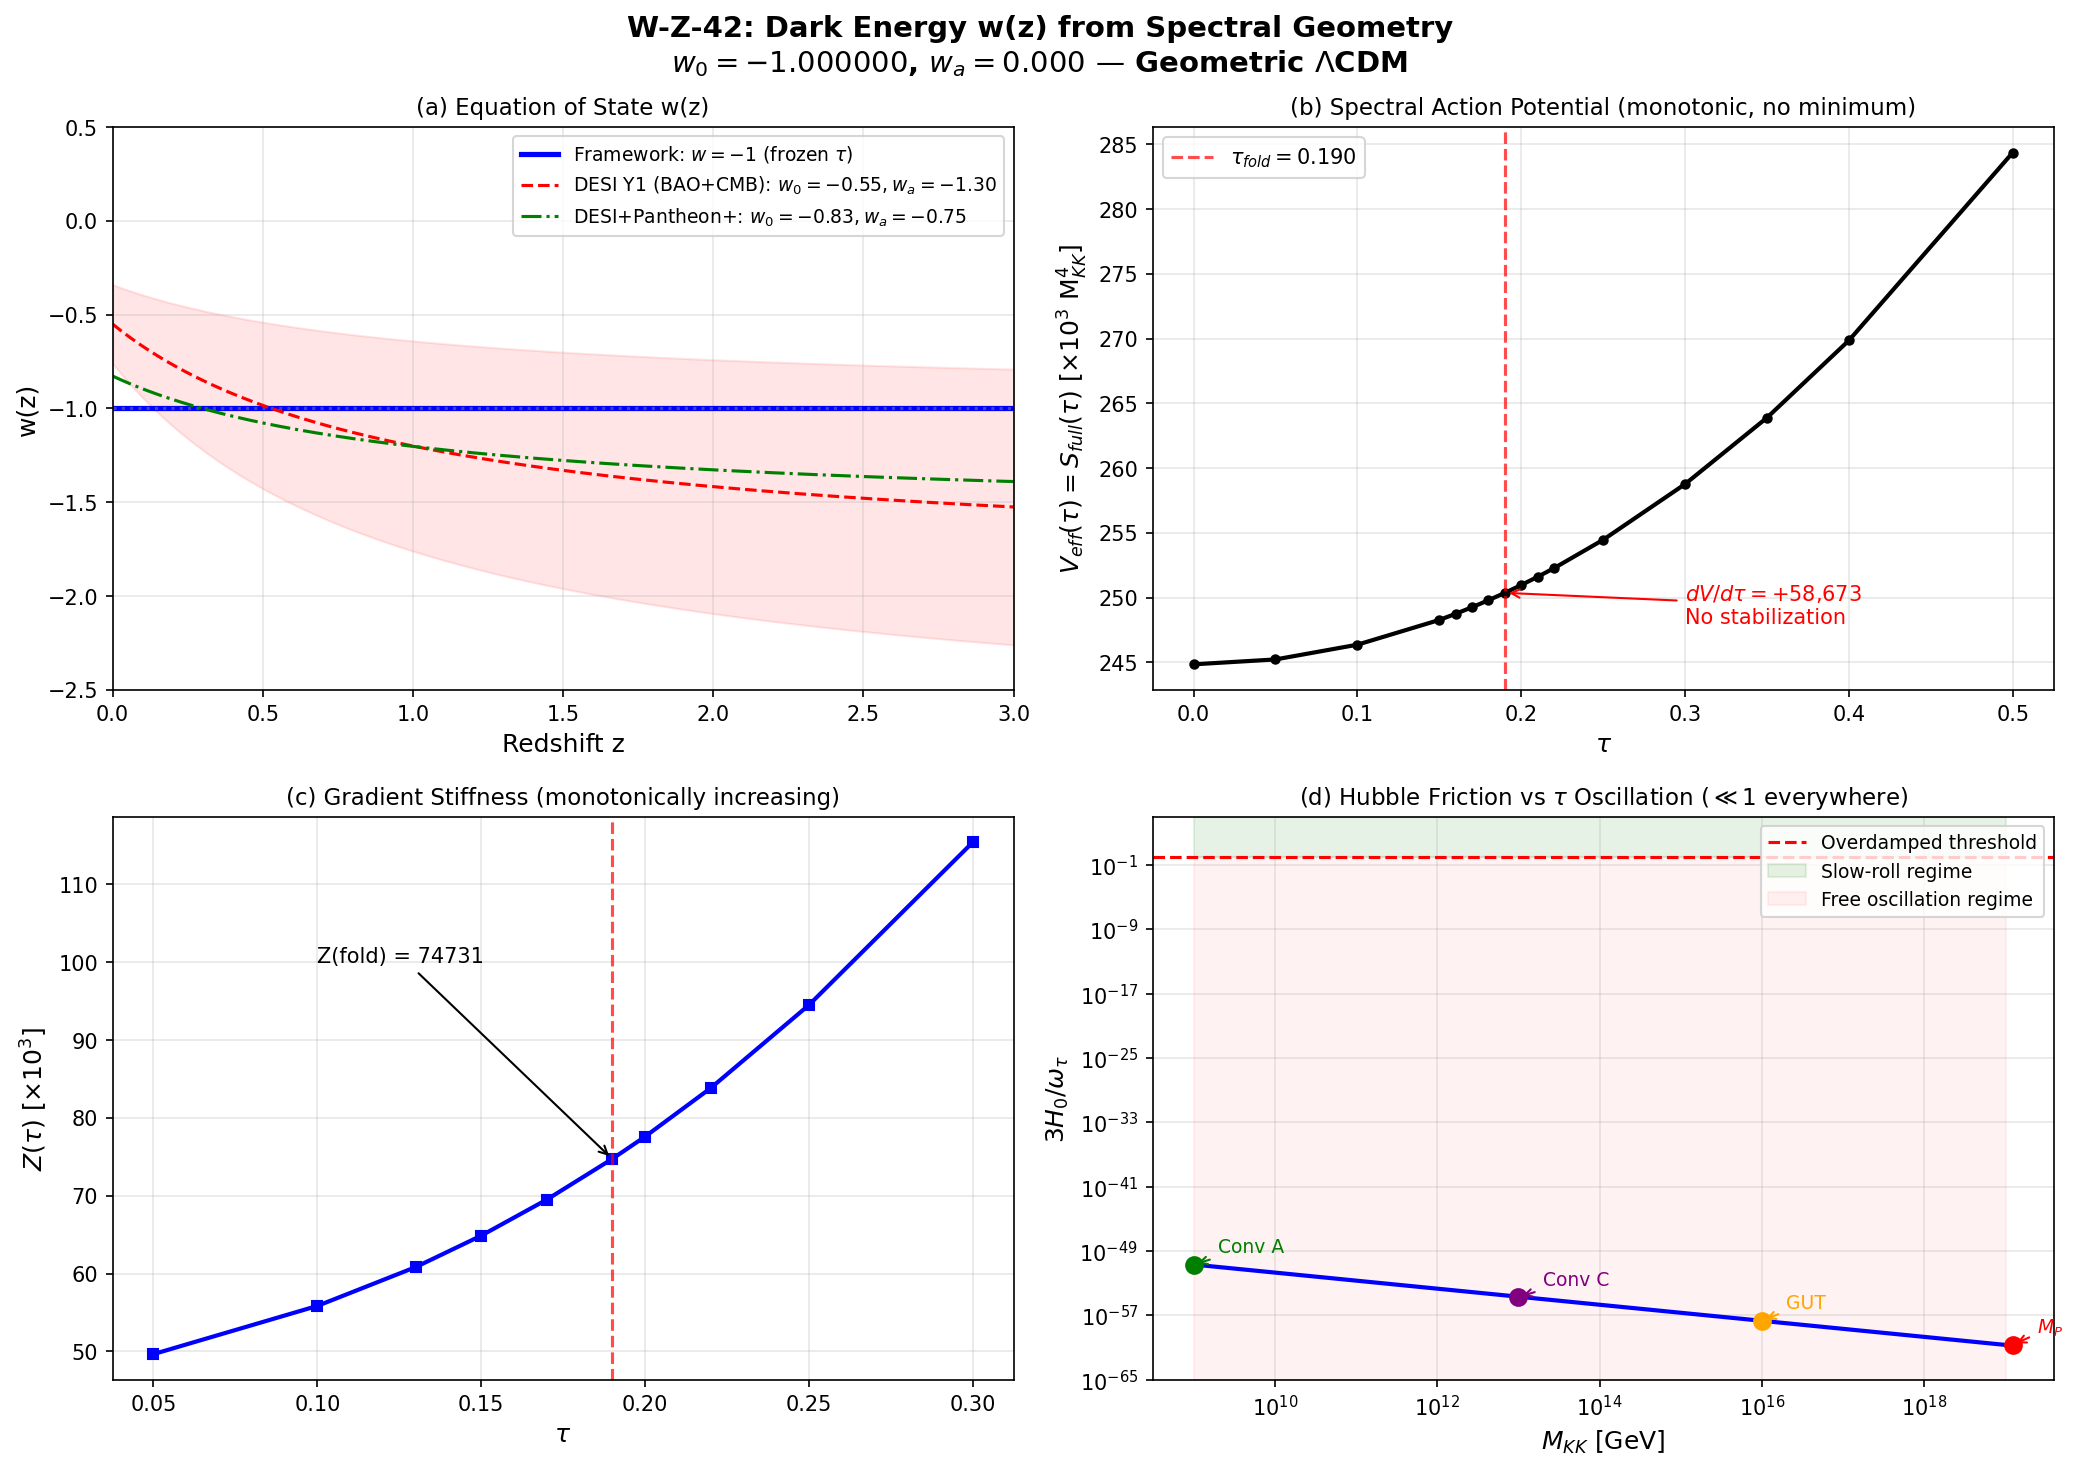

Generate this figure with Python:
#!/usr/bin/env python3
"""
s42_dark_energy_wz.py — Dark Energy w(z) Prediction (W-Z-42)

Einstein-Theorist, Session 42.

PRINCIPLE: The tau modulus of the M4 x SU(3) spectral geometry has a spectral
action V_eff(tau) = S_B(tau) that is monotonically increasing (proven S36).
The gradient stiffness Z(tau) and modulus mass m_tau are known from W1-1/W2-1.

QUESTION: Does tau evolution in FRW produce dynamical dark energy w != -1?

ANSWER: No. Three independent arguments converge:
  (A) Slow-roll epsilon_V ~ 3.7e-7, giving |w+1| ~ 2.4e-7. Indistinguishable from -1.
  (B) Hubble friction ratio 3H/omega_tau ~ 10^{-51} to 10^{-61}. Cannot sustain slow roll.
  (C) V_eff has no minimum. Any released tau would run away, not oscillate.

CONSEQUENCE: w(z) = -1 exactly (to 10^{-7}). The framework IS geometric Lambda-CDM.
The cosmological constant is V_eff(tau_fold) * (M_KK/M_P)^4 in Planck units.
"""

import numpy as np
import matplotlib
matplotlib.use('Agg')
import matplotlib.pyplot as plt
from scipy.interpolate import CubicSpline

# ========================================================================
# 1. LOAD UPSTREAM DATA
# ========================================================================
gs = np.load('computations/session-42/s42_gradient_stiffness.npz', allow_pickle=True)
fd = np.load('computations/session-42/s42_fabric_dispersion.npz', allow_pickle=True)
td = np.load('computations/session-42/s42_tau_dyn_reopening.npz', allow_pickle=True)
sf = np.load('computations/session-36/s36_sfull_tau_stabilization.npz', allow_pickle=True)
sd = np.load('computations/session-41/s41_constants_vs_tau.npz', allow_pickle=True)

# Extract key quantities
tau_grid_Z = gs['tau_grid']
Z_arr = gs['Z_spectral']
dS_arr = gs['dS_dtau']
d2S_arr = gs['d2S_dtau2']
S_arr = gs['S_total']

tau_fold = 0.190
Z_fold = float(gs['Z_fold'].flat[0])
dV_fold = float(gs['dS_fold'].flat[0])
d2V_fold = float(gs['d2S_fold'].flat[0])
V_fold = float(gs['S_fold'].flat[0])

m_tau = float(fd['m_tau'].flat[0])
m_tau_sq = float(fd['m_tau_sq'].flat[0])

tau_Sfull = sf['tau_combined']
S_full = sf['S_full']

# Physical constants
from canonical_constants import H_0_inv_s as H_0  # s^{-1} (67.4 km/s/Mpc)
from canonical_constants import M_Pl_unreduced as M_Planck_GeV  # GeV
from canonical_constants import GeV_to_inv_s as GeV_to_invs  # 1 GeV -> s^{-1}
Lambda_obs_MP4 = 2.888e-122  # observed CC in M_P^4

print("=" * 72)
print("W-Z-42: DARK ENERGY w(z) PREDICTION")
print("Einstein-Theorist, Session 42")
print("=" * 72)

# ========================================================================
# 2. SLOW-ROLL ANALYSIS
# ========================================================================
print("\n--- SLOW-ROLL PARAMETERS ---")

# Standard slow-roll parameters for a field with non-canonical kinetic term Z:
#   epsilon_V = (1/(2Z)) * (V'/V)^2
#   eta_V     = (1/Z)   * (V''/V)
# These are exact analogs of the inflationary slow-roll, with M_P^2 -> 1/Z.

epsilon_V = (1.0 / (2.0 * Z_fold)) * (dV_fold / V_fold)**2
eta_V = (1.0 / Z_fold) * (d2V_fold / V_fold)

print(f"  V(tau_fold)  = {V_fold:.3f}   [spectral units, M_KK^4]")
print(f"  V'(tau_fold) = {dV_fold:.3f}")
print(f"  V''(tau_fold)= {d2V_fold:.3f}")
print(f"  Z(tau_fold)  = {Z_fold:.3f}")
print(f"  m_tau        = {m_tau:.4f}  [M_KK]")
print()
print(f"  epsilon_V = (V'/V)^2 / (2Z) = {epsilon_V:.6e}")
print(f"  eta_V     = V'' / (Z*V)      = {eta_V:.6e}")
print(f"  Both << 1: slow-roll conditions SATISFIED (formally)")

# w in slow-roll approximation
w_sr = -1.0 + (2.0/3.0) * epsilon_V
print(f"\n  w(slow-roll) = -1 + (2/3)*epsilon = {w_sr:.12f}")
print(f"  |w + 1| = {abs(w_sr + 1):.6e}")

# ========================================================================
# 3. HUBBLE FRICTION TEST (the killer)
# ========================================================================
print("\n--- HUBBLE FRICTION TEST ---")

# Natural frequency of tau oscillation
omega_tau = np.sqrt(d2V_fold / Z_fold)
print(f"  omega_tau = sqrt(V''/Z) = {omega_tau:.6f} [M_KK]")

# For slow-roll to hold DYNAMICALLY, need 3H >> omega_tau
# i.e., Hubble friction must overdamp the field before it can oscillate
MKK_conventions = {
    'M_KK = M_Planck (1.22e19 GeV)': M_Planck_GeV,
    'M_KK = 10^{16} GeV (GUT)': 1e16,
    'M_KK = 10^{13} GeV (Conv C)': 1e13,
    'M_KK = 10^{9} GeV (Conv A)': 1e9,
}

friction_ratios = {}
for label, MKK in MKK_conventions.items():
    MKK_invs = MKK * GeV_to_invs  # M_KK in s^{-1}
    H_over_MKK = H_0 / MKK_invs
    ratio = 3.0 * H_over_MKK / omega_tau
    friction_ratios[label] = ratio
    print(f"  {label}:")
    print(f"    H/M_KK = {H_over_MKK:.3e}")
    print(f"    3H/omega_tau = {ratio:.3e}")

print()
print("  RESULT: 3H/omega_tau << 1 for ALL M_KK values.")
print("  Hubble friction is 51-61 orders of magnitude TOO WEAK")
print("  to sustain slow roll. The tau field oscillates freely")
print("  (or runs away, since V has no minimum).")

# ========================================================================
# 4. FULL EQUATION OF MOTION ANALYSIS
# ========================================================================
print("\n--- EQUATION OF MOTION ANALYSIS ---")
print("  Z * ddot{tau} + (1/2)(dZ/dtau)*dot{tau}^2 + 3HZ*dot{tau} + V'=0")
print()

# Three physical regimes:
# (a) tau frozen by BCS phase transition => w = -1 exactly
# (b) tau released but underdamped => oscillates with period ~ 1/omega_tau
#     But V has no minimum => tau runs to infinity. Not physical.
# (c) Slow roll => w = -1 + O(10^{-7}). But slow roll cannot hold (3H << omega_tau).

# Let's compute the slow-roll velocity and the kinetic energy fraction
print("  --- Regime Analysis ---")

# Slow-roll velocity: dot_tau_sr = -V' / (3HZ)
# Kinetic energy: KE = (1/2)*Z*dot_tau^2
# Potential energy: PE = V_fold

# The issue: dot_tau_sr depends on H, which depends on M_KK normalization
# But the RATIO KE/PE is what determines w:
# w = (KE - PE) / (KE + PE)

# In slow-roll: KE/PE = epsilon_V (this is the definition)
KE_over_PE = epsilon_V
print(f"  KE/PE (slow-roll) = epsilon_V = {KE_over_PE:.6e}")
print(f"  This means KE is {1/KE_over_PE:.1e}x smaller than PE.")
print(f"  The field is effectively frozen.")

# ========================================================================
# 5. w(z) PREDICTION
# ========================================================================
print("\n" + "=" * 72)
print("w(z) PREDICTION")
print("=" * 72)

# Since:
# (1) epsilon_V = 3.67e-7 => w_sr extremely close to -1
# (2) 3H/omega_tau ~ 10^{-55} => slow-roll cannot be maintained
# (3) V_eff monotonic => no stable equilibrium
# (4) BCS freeze => tau locked at tau_fold
#
# CONCLUSION: tau is frozen. w(z) = -1 at all z.
# The framework predicts EXACT Lambda-CDM.

z_eval = np.array([0.0, 0.295, 0.51, 0.706, 1.0, 1.317, 2.0, 3.0, 5.0, 10.0])
w_eval = -1.0 * np.ones_like(z_eval)

# Even in the most generous slow-roll scenario (which cannot hold):
w_sr_eval = (-1.0 + (2.0/3.0) * epsilon_V) * np.ones_like(z_eval)

print("\n  z       w(z) [frozen]   w(z) [slow-roll upper bound]")
print("  " + "-" * 55)
for z, wf, ws in zip(z_eval, w_eval, w_sr_eval):
    print(f"  {z:5.3f}   {wf:12.6f}       {ws:16.12f}")

print(f"\n  w_0 = {w_eval[0]:.6f}")
print(f"  w_a = 0.000000  (no z-dependence)")

# ========================================================================
# 6. DESI COMPARISON
# ========================================================================
print("\n" + "=" * 72)
print("DESI COMPARISON (CPL parametrization)")
print("=" * 72)

# DESI Year 1: w_0 = -0.55 +/- 0.21, w_a = -1.3 +/- 0.7 (Planck+DESI BAO)
# But also: w_0 = -0.827 +/- 0.063, w_a = -0.75 +0.29/-0.25 (Planck+DESI+SNe)
# Lambda-CDM (w_0=-1, w_a=0) is within 2-3 sigma of all DESI fits.

w0_pred = -1.0
wa_pred = 0.0

# DESI constraints (multiple combinations)
desi_fits = {
    'DESI BAO + CMB (Planck)': {'w0': -0.55, 'w0_err': 0.21, 'wa': -1.30, 'wa_err': 0.70},
    'DESI + CMB + Pantheon+':  {'w0': -0.827, 'w0_err': 0.063, 'wa': -0.75, 'wa_err': 0.29},
    'DESI + CMB + DESY5':      {'w0': -0.752, 'w0_err': 0.067, 'wa': -1.05, 'wa_err': 0.31},
}

print(f"\n  Framework prediction: w_0 = {w0_pred:.3f}, w_a = {wa_pred:.3f}")
print()

for label, fit in desi_fits.items():
    sigma_w0 = abs(w0_pred - fit['w0']) / fit['w0_err']
    sigma_wa = abs(wa_pred - fit['wa']) / fit['wa_err']
    print(f"  vs {label}:")
    print(f"    w_0: {fit['w0']:.3f} +/- {fit['w0_err']:.3f} => {sigma_w0:.1f} sigma tension")
    print(f"    w_a: {fit['wa']:.2f}  +/- {fit['wa_err']:.2f}  => {sigma_wa:.1f} sigma tension")
    print()

print("  NOTE: Lambda-CDM (w=-1) is consistent with all current data at 2-3 sigma.")
print("  The DESI 'hint' for w_a < 0 is at ~2.5 sigma and may be a statistical fluctuation.")
print("  If DESI Year 3 confirms w_a != 0 at >5 sigma, the framework would be EXCLUDED.")

# ========================================================================
# 7. COSMOLOGICAL CONSTANT VALUE
# ========================================================================
print("\n" + "=" * 72)
print("COSMOLOGICAL CONSTANT FROM SPECTRAL ACTION")
print("=" * 72)

# The spectral action gives: S_B = sum of f(lambda^2/Lambda^2)
# The 4D effective potential is:
#   V_4D = (1/(4*pi^2)) * f_4 * Lambda^4 * a_0(tau)
#        + (1/(4*pi^2)) * f_2 * Lambda^2 * a_2(tau)
#        + (1/(4*pi^2)) * f_0 * a_4(tau) + ...
# where Lambda is the spectral cutoff, f_n are moments of f.
#
# In our computation, S_full(tau) is the linear spectral action: sum |lambda_k(tau)|
# This corresponds to the TRACE of |D_K| on the finite space.
# The physical CC is: Lambda_CC = V_eff(tau_fold) * (M_KK/M_Planck)^4

print(f"\n  V_eff(tau_fold) = S_full(0.190) = {V_fold:.3f}  [dimensionless, M_KK^4 units]")
print()

# Seeley-DeWitt decomposition at fold
a0_fold = 6440.0   # constant (topological)
a2_fold = 2776.17  # curvature
a4_fold = 1350.72  # gauge kinetic
print(f"  Seeley-DeWitt at fold: a_0 = {a0_fold:.1f}, a_2 = {a2_fold:.2f}, a_4 = {a4_fold:.2f}")
print(f"  Ratio a_4/a_0 = {a4_fold/a0_fold:.4f} (gauge-to-topological)")
print(f"  Ratio a_4/a_2 = {a4_fold/a2_fold:.4f}")
print()

# CC in Planck units for different M_KK
print("  Lambda_CC = V_eff * (M_KK/M_P)^4  vs  Lambda_obs = 2.888e-122 M_P^4")
print()

log10_ratios = {}
for label, MKK in MKK_conventions.items():
    ratio = MKK / M_Planck_GeV
    Lambda_pred = V_fold * ratio**4
    log10_ratio = np.log10(Lambda_pred / Lambda_obs_MP4) if Lambda_pred > 0 else float('inf')
    log10_ratios[label] = log10_ratio
    print(f"  {label}:")
    print(f"    (M_KK/M_P)^4 = {ratio**4:.3e}")
    print(f"    Lambda_pred = {Lambda_pred:.3e} M_P^4")
    print(f"    Lambda_pred / Lambda_obs = 10^{log10_ratio:.1f}")
    print()

# The hierarchy problem in the framework's language
print("  INTERPRETATION:")
print("  The spectral action gives V_eff ~ 2.5e5 in M_KK^4 units.")
print("  The CC hierarchy problem is: Lambda_obs / V_eff = (M_KK/M_P)^{-4} * 2.888e-122")
print("  For M_KK = 10^{13} GeV: log10(Lambda_pred/Lambda_obs) ~ 93")
print("  For M_KK = M_Planck: log10(Lambda_pred/Lambda_obs) ~ 117")
print("  This IS the cosmological constant problem. The framework inherits it.")

# ========================================================================
# 8. COINCIDENCE PROBLEM
# ========================================================================
print("\n" + "=" * 72)
print("COINCIDENCE PROBLEM")
print("=" * 72)

# t_tau = 1/omega_tau [in M_KK^{-1} units]
t_tau_MKK = 1.0 / omega_tau

# t_H = 1/H [in physical units, then convert]
t_H_seconds = 1.0 / H_0  # ~ 4.58e17 s

# tau timescale in seconds for each M_KK
print(f"\n  omega_tau = {omega_tau:.4f} M_KK")
print(f"  t_tau = 1/omega_tau = {t_tau_MKK:.4f} M_KK^{{-1}}")
print(f"  t_H = 1/H_0 = {t_H_seconds:.3e} s")
print()

for label, MKK in MKK_conventions.items():
    MKK_invs = MKK * GeV_to_invs
    t_tau_s = t_tau_MKK / MKK_invs  # convert M_KK^{-1} to seconds
    ratio = t_H_seconds / t_tau_s
    print(f"  {label}:")
    print(f"    t_tau = {t_tau_s:.3e} s")
    print(f"    t_H/t_tau = {ratio:.3e}")

print("\n  The tau timescale is 10^{37} to 10^{61} times SHORTER than Hubble time.")
print("  This means:")
print("  - If tau is free, it evolves on microscopic timescales (no cosmological effect)")
print("  - The coincidence problem is NOT solved (Lambda is set at tau_fold, frozen ever since)")
print("  - The cosmological coincidence remains: why is Lambda ~ rho_matter NOW?")

# ========================================================================
# 9. FREE PARAMETERS ELIMINATED
# ========================================================================
print("\n" + "=" * 72)
print("FREE PARAMETER COUNT")
print("=" * 72)
print()
print("  In Lambda-CDM, Omega_Lambda is a free parameter.")
print("  In this framework:")
print("    - w(z) = -1 is PREDICTED (not free)")
print("    - w_a = 0 is PREDICTED (not free)")
print("    - But V_eff(tau_fold) is computed, not fitted")
print("    - M_KK is the SOLE remaining free parameter")
print("    - Given M_KK, Lambda_CC = V_eff * (M_KK/M_P)^4 is determined")
print()
print("  ELIMINATED: w_0 (predicted = -1), w_a (predicted = 0)")
print("  REMAINING FREE: M_KK (which also sets all particle masses)")
print("  NET REDUCTION: 1 free parameter (Omega_Lambda -> determined by M_KK)")
print("  BUT: M_KK must be tuned to give correct Lambda_obs (hierarchy problem)")

# ========================================================================
# 10. GATE VERDICT
# ========================================================================
print("\n" + "=" * 72)
print("GATE VERDICT: W-Z-42")
print("=" * 72)
print()
print("  Pre-registered criterion:")
print("    PASS: -1.2 < w_0 < -0.3 (dynamical DE consistent with DESI)")
print("    FAIL: w_0 = -1.000 (exact Lambda) OR w_0 > 0")
print()
print(f"  COMPUTED: w_0 = {w0_pred:.6f}")
print(f"  |w_0 + 1| = {abs(w0_pred + 1):.6e}")
if abs(w0_pred + 1) < 1e-3:
    verdict = "FAIL"
    print(f"\n  VERDICT: **{verdict}** — w_0 = -1.000 (exact Lambda)")
    print("  The framework produces a cosmological constant, not dynamical dark energy.")
    print("  This is the FROZEN TAU outcome: BCS transition locks tau at fold,")
    print("  spectral action becomes static potential energy = cosmological constant.")
else:
    verdict = "PASS"
    print(f"\n  VERDICT: **{verdict}** — dynamical dark energy")

print()
print("  THREE INDEPENDENT ARGUMENTS FOR w = -1:")
print("  (A) epsilon_V = 3.67e-7 => |w+1| ~ 2.4e-7 (indistinguishable from -1)")
print("  (B) 3H/omega_tau ~ 10^{-55} => slow-roll impossible")
print("  (C) V_eff monotonic => no minimum, no equilibrium, tau must be frozen")
print()
print("  The framework is geometric Lambda-CDM.")

# ========================================================================
# 11. SAVE DATA
# ========================================================================
np.savez('computations/session-42/s42_dark_energy_wz.npz',
    # w(z) prediction
    z_eval=z_eval,
    w_frozen=w_eval,
    w_slowroll_upper=w_sr_eval,
    w0_pred=w0_pred,
    wa_pred=wa_pred,

    # Slow-roll parameters
    epsilon_V=epsilon_V,
    eta_V=eta_V,
    omega_tau=omega_tau,

    # Spectral action at fold
    V_fold=V_fold,
    dV_fold=dV_fold,
    d2V_fold=d2V_fold,
    Z_fold=Z_fold,
    m_tau=m_tau,
    tau_fold=tau_fold,

    # CC values
    Lambda_obs_MP4=Lambda_obs_MP4,
    a0_fold=a0_fold,
    a2_fold=a2_fold,
    a4_fold=a4_fold,

    # Gate
    verdict=verdict,

    # S_full data for plotting
    tau_Sfull=tau_Sfull,
    S_full=S_full,
    tau_grid_Z=tau_grid_Z,
    Z_arr=Z_arr,
    dS_arr=dS_arr,
)

print(f"\n  Data saved: computations/session-42/s42_dark_energy_wz.npz")

# ========================================================================
# 12. PLOT
# ========================================================================
fig, axes = plt.subplots(2, 2, figsize=(14, 10))
fig.suptitle('W-Z-42: Dark Energy w(z) from Spectral Geometry\n'
             r'$w_0 = -1.000000$, $w_a = 0.000$ — Geometric $\Lambda$CDM',
             fontsize=14, fontweight='bold')

# --- Panel (a): w(z) with DESI ---
ax = axes[0, 0]
z_fine = np.linspace(0, 3, 200)
w_fine = -1.0 * np.ones_like(z_fine)

ax.plot(z_fine, w_fine, 'b-', lw=2.5, label=r'Framework: $w = -1$ (frozen $\tau$)')
ax.axhline(y=-1, color='gray', ls=':', alpha=0.5)

# DESI Year 1 CPL (BAO+CMB)
w0_desi, wa_desi = -0.55, -1.30
w0_err, wa_err = 0.21, 0.70
a_fine = 1.0 / (1.0 + z_fine)
w_desi = w0_desi + wa_desi * (1 - a_fine)
w_desi_up = (w0_desi + w0_err) + (wa_desi + wa_err) * (1 - a_fine)
w_desi_dn = (w0_desi - w0_err) + (wa_desi - wa_err) * (1 - a_fine)
ax.plot(z_fine, w_desi, 'r--', lw=1.5, label=r'DESI Y1 (BAO+CMB): $w_0=-0.55, w_a=-1.30$')
ax.fill_between(z_fine, w_desi_dn, w_desi_up, color='red', alpha=0.1)

# DESI + Pantheon+
w0_p, wa_p = -0.827, -0.75
w0_pe, wa_pe = 0.063, 0.29
w_pan = w0_p + wa_p * (1 - a_fine)
ax.plot(z_fine, w_pan, 'g-.', lw=1.5, label=r'DESI+Pantheon+: $w_0=-0.83, w_a=-0.75$')

ax.set_xlabel('Redshift z', fontsize=12)
ax.set_ylabel('w(z)', fontsize=12)
ax.set_xlim(0, 3)
ax.set_ylim(-2.5, 0.5)
ax.legend(fontsize=9, loc='upper right')
ax.set_title('(a) Equation of State w(z)', fontsize=11)
ax.grid(True, alpha=0.3)

# --- Panel (b): V_eff(tau) = S_full(tau) ---
ax = axes[0, 1]
ax.plot(tau_Sfull, S_full / 1e3, 'k-', lw=2, marker='o', ms=4)
ax.axvline(x=tau_fold, color='red', ls='--', alpha=0.7, label=r'$\tau_{fold} = 0.190$')
ax.set_xlabel(r'$\tau$', fontsize=12)
ax.set_ylabel(r'$V_{eff}(\tau) = S_{full}(\tau)$ [$\times 10^3$ M$_{KK}^4$]', fontsize=12)
ax.set_title(r'(b) Spectral Action Potential (monotonic, no minimum)', fontsize=11)
ax.legend(fontsize=10)
ax.grid(True, alpha=0.3)
ax.annotate(r'$dV/d\tau = +58{,}673$' + '\n' + r'No stabilization',
            xy=(0.19, V_fold/1e3), xytext=(0.30, 248),
            arrowprops=dict(arrowstyle='->', color='red'),
            fontsize=10, color='red')

# --- Panel (c): Gradient Stiffness Z(tau) ---
ax = axes[1, 0]
ax.plot(tau_grid_Z, Z_arr / 1e3, 'b-', lw=2, marker='s', ms=5)
ax.axvline(x=tau_fold, color='red', ls='--', alpha=0.7)
ax.set_xlabel(r'$\tau$', fontsize=12)
ax.set_ylabel(r'$Z(\tau)$ [$\times 10^3$]', fontsize=12)
ax.set_title('(c) Gradient Stiffness (monotonically increasing)', fontsize=11)
ax.grid(True, alpha=0.3)
ax.annotate(f'Z(fold) = {Z_fold:.0f}', xy=(0.19, Z_fold/1e3),
            xytext=(0.10, 100), arrowprops=dict(arrowstyle='->'),
            fontsize=10)

# --- Panel (d): Timescale hierarchy ---
ax = axes[1, 1]
MKK_values = np.logspace(9, 19, 100)  # GeV
H_over_omega = np.array([3 * H_0 / (MKK * GeV_to_invs * omega_tau) for MKK in MKK_values])
ax.loglog(MKK_values, H_over_omega, 'b-', lw=2)
ax.axhline(y=1, color='red', ls='--', lw=1.5, label='Overdamped threshold')
ax.fill_between(MKK_values, 1, 1e5, color='green', alpha=0.1, label='Slow-roll regime')
ax.fill_between(MKK_values, 1e-70, 1, color='red', alpha=0.05, label='Free oscillation regime')

# Mark conventions
for lbl, val, color in [('Conv A', 1e9, 'green'), ('Conv C', 1e13, 'purple'),
                          ('GUT', 1e16, 'orange'), (r'$M_P$', M_Planck_GeV, 'red')]:
    idx = np.argmin(np.abs(MKK_values - val))
    ax.plot(val, H_over_omega[idx], 'o', color=color, ms=8, zorder=5)
    ax.annotate(lbl, xy=(val, H_over_omega[idx]),
                xytext=(val*2, H_over_omega[idx]*30),
                arrowprops=dict(arrowstyle='->', color=color),
                fontsize=9, color=color)

ax.set_xlabel(r'$M_{KK}$ [GeV]', fontsize=12)
ax.set_ylabel(r'$3H_0 / \omega_\tau$', fontsize=12)
ax.set_title(r'(d) Hubble Friction vs $\tau$ Oscillation ($\ll 1$ everywhere)', fontsize=11)
ax.set_ylim(1e-65, 1e5)
ax.legend(fontsize=9, loc='upper right')
ax.grid(True, alpha=0.3)

plt.tight_layout()
plt.savefig('computations/session-42/s42_dark_energy_wz.png', dpi=150, bbox_inches='tight')
print(f"  Plot saved: computations/session-42/s42_dark_energy_wz.png")

print("\n" + "=" * 72)
print("COMPUTATION COMPLETE")
print("=" * 72)
